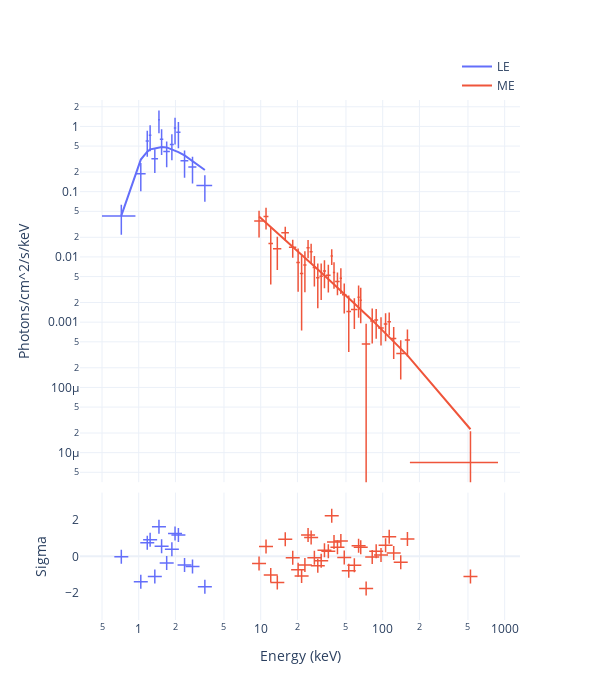

Notebook cell for this chart:
### Code cell
fig = Plot.infer(post, style='NE', show=True)
fig.write_html('intermediate/phtspec.html')
